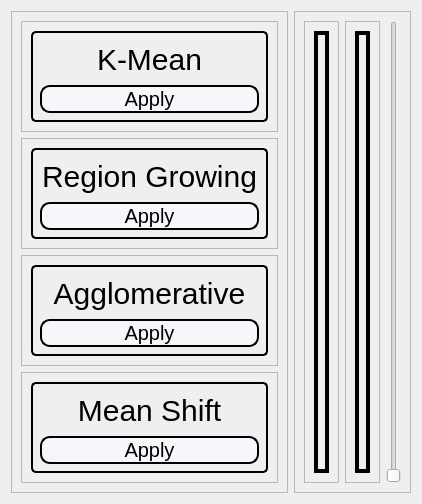
         <widget class="QWidget" name="SegmentationPage">
          <layout class="QGridLayout" name="gridLayout_133">
           <item row="0" column="0">
            <widget class="QFrame" name="frame_91">
             <property name="maximumSize">
              <size>
               <width>300</width>
               <height>16777215</height>
              </size>
             </property>
             <property name="frameShape">
              <enum>QFrame::StyledPanel</enum>
             </property>
             <property name="frameShadow">
              <enum>QFrame::Raised</enum>
             </property>
             <layout class="QGridLayout" name="gridLayout_52">
              <item row="0" column="0">
               <widget class="QFrame" name="frame_92">
                <property name="frameShape">
                 <enum>QFrame::StyledPanel</enum>
                </property>
                <property name="frameShadow">
                 <enum>QFrame::Raised</enum>
                </property>
                <layout class="QGridLayout" name="gridLayout_124">
                 <item row="0" column="0">
                  <widget class="QWidget" name="KMean" native="true">
                   <property name="styleSheet">
                    <string notr="true">border: 2px solid;
border-radius: 5px;</string>
                   </property>
                   <layout class="QGridLayout" name="gridLayout_126">
                    <item row="0" column="0">
                     <widget class="QLabel" name="KMeanLabel">
                      <property name="styleSheet">
                       <string notr="true">font-family: Impact, Haettenschweiler, 'Arial Narrow Bold', sans-serif;
font-size: 30px;
color: black;
background-color:transparent;
border-color: transparent</string>
                      </property>
                      <property name="text">
                       <string>K-Mean</string>
                      </property>
                      <property name="alignment">
                       <set>Qt::AlignCenter</set>
                      </property>
                     </widget>
                    </item>
                    <item row="1" column="0">
                     <widget class="QPushButton" name="KMeanButton">
                      <property name="maximumSize">
                       <size>
                        <width>16777215</width>
                        <height>50</height>
                       </size>
                      </property>
                      <property name="styleSheet">
                       <string notr="true">QPushButton{
border-style: solid;
border-width: 2px;
border-radius: 10px;
font-family: Impact, Haettenschweiler, 'Arial Narrow Bold', sans-serif;
font-size: 20px;
color: black;
background-color: rgb(246, 247, 250);
}

QPushButton:hover:!pressed{
	background-color: qlineargradient(x1: 0.5, y1: 1, x2: 0.5, y2: 1, stop: 0 #dadbde, stop: 1 #f6f7fa);
}</string>
                      </property>
                      <property name="text">
                       <string>Apply</string>
                      </property>
                     </widget>
                    </item>
                   </layout>
                  </widget>
                 </item>
                </layout>
               </widget>
              </item>
              <item row="1" column="0">
               <widget class="QFrame" name="frame_93">
                <property name="frameShape">
                 <enum>QFrame::StyledPanel</enum>
                </property>
                <property name="frameShadow">
                 <enum>QFrame::Raised</enum>
                </property>
                <layout class="QGridLayout" name="gridLayout_127">
                 <item row="0" column="0">
                  <widget class="QWidget" name="RegionGrowing" native="true">
                   <property name="styleSheet">
                    <string notr="true">border: 2px solid;
border-radius: 5px;</string>
                   </property>
                   <layout class="QGridLayout" name="gridLayout_128">
                    <item row="0" column="0">
                     <widget class="QLabel" name="RegionGrowingLabel">
                      <property name="styleSheet">
                       <string notr="true">font-family: Impact, Haettenschweiler, 'Arial Narrow Bold', sans-serif;
font-size: 30px;
color: black;
background-color:transparent;
border-color: transparent</string>
                      </property>
                      <property name="text">
                       <string>Region Growing</string>
                      </property>
                      <property name="alignment">
                       <set>Qt::AlignCenter</set>
                      </property>
                     </widget>
                    </item>
                    <item row="1" column="0">
                     <widget class="QPushButton" name="RegionGrowingButton">
                      <property name="maximumSize">
                       <size>
                        <width>16777215</width>
                        <height>50</height>
                       </size>
                      </property>
                      <property name="styleSheet">
                       <string notr="true">QPushButton{
border-style: solid;
border-width: 2px;
border-radius: 10px;
font-family: Impact, Haettenschweiler, 'Arial Narrow Bold', sans-serif;
font-size: 20px;
color: black;
background-color: rgb(246, 247, 250);
}

QPushButton:hover:!pressed{
	background-color: qlineargradient(x1: 0.5, y1: 1, x2: 0.5, y2: 1, stop: 0 #dadbde, stop: 1 #f6f7fa);
}</string>
                      </property>
                      <property name="text">
                       <string>Apply</string>
                      </property>
                     </widget>
                    </item>
                   </layout>
                  </widget>
                 </item>
                </layout>
               </widget>
              </item>
              <item row="2" column="0">
               <widget class="QFrame" name="frame_94">
                <property name="frameShape">
                 <enum>QFrame::StyledPanel</enum>
                </property>
                <property name="frameShadow">
                 <enum>QFrame::Raised</enum>
                </property>
                <layout class="QGridLayout" name="gridLayout_129">
                 <item row="0" column="0">
                  <widget class="QWidget" name="Agglomerative" native="true">
                   <property name="styleSheet">
                    <string notr="true">border: 2px solid;
border-radius: 5px;</string>
                   </property>
                   <layout class="QGridLayout" name="gridLayout_130">
                    <item row="0" column="0">
                     <widget class="QLabel" name="AgglomerativeLabel">
                      <property name="styleSheet">
                       <string notr="true">font-family: Impact, Haettenschweiler, 'Arial Narrow Bold', sans-serif;
font-size: 30px;
color: black;
background-color:transparent;
border-color: transparent</string>
                      </property>
                      <property name="text">
                       <string>Agglomerative</string>
                      </property>
                      <property name="alignment">
                       <set>Qt::AlignCenter</set>
                      </property>
                     </widget>
                    </item>
                    <item row="1" column="0">
                     <widget class="QPushButton" name="AgglomerativeButton">
                      <property name="maximumSize">
                       <size>
                        <width>16777215</width>
                        <height>50</height>
                       </size>
                      </property>
                      <property name="styleSheet">
                       <string notr="true">QPushButton{
border-style: solid;
border-width: 2px;
border-radius: 10px;
font-family: Impact, Haettenschweiler, 'Arial Narrow Bold', sans-serif;
font-size: 20px;
color: black;
background-color: rgb(246, 247, 250);
}

QPushButton:hover:!pressed{
	background-color: qlineargradient(x1: 0.5, y1: 1, x2: 0.5, y2: 1, stop: 0 #dadbde, stop: 1 #f6f7fa);
}</string>
                      </property>
                      <property name="text">
                       <string>Apply</string>
                      </property>
                     </widget>
                    </item>
                   </layout>
                  </widget>
                 </item>
                </layout>
               </widget>
              </item>
              <item row="3" column="0">
               <widget class="QFrame" name="frame_95">
                <property name="frameShape">
                 <enum>QFrame::StyledPanel</enum>
                </property>
                <property name="frameShadow">
                 <enum>QFrame::Raised</enum>
                </property>
                <layout class="QGridLayout" name="gridLayout_131">
                 <item row="0" column="0">
                  <widget class="QWidget" name="MeanShift" native="true">
                   <property name="styleSheet">
                    <string notr="true">border: 2px solid;
border-radius: 5px;</string>
                   </property>
                   <layout class="QGridLayout" name="gridLayout_132">
                    <item row="0" column="0">
                     <widget class="QLabel" name="MeanShiftLabel">
                      <property name="styleSheet">
                       <string notr="true">font-family: Impact, Haettenschweiler, 'Arial Narrow Bold', sans-serif;
font-size: 30px;
color: black;
background-color:transparent;
border-color: transparent</string>
                      </property>
                      <property name="text">
                       <string>Mean Shift</string>
                      </property>
                      <property name="alignment">
                       <set>Qt::AlignCenter</set>
                      </property>
                     </widget>
                    </item>
                    <item row="1" column="0">
                     <widget class="QPushButton" name="MeanShiftButton">
                      <property name="maximumSize">
                       <size>
                        <width>16777215</width>
                        <height>50</height>
                       </size>
                      </property>
                      <property name="styleSheet">
                       <string notr="true">QPushButton{
border-style: solid;
border-width: 2px;
border-radius: 10px;
font-family: Impact, Haettenschweiler, 'Arial Narrow Bold', sans-serif;
font-size: 20px;
color: black;
background-color: rgb(246, 247, 250);
}

QPushButton:hover:!pressed{
	background-color: qlineargradient(x1: 0.5, y1: 1, x2: 0.5, y2: 1, stop: 0 #dadbde, stop: 1 #f6f7fa);
}</string>
                      </property>
                      <property name="text">
                       <string>Apply</string>
                      </property>
                     </widget>
                    </item>
                   </layout>
                  </widget>
                 </item>
                </layout>
               </widget>
              </item>
             </layout>
            </widget>
           </item>
           <item row="0" column="1">
            <widget class="QFrame" name="ImagesFrame_7">
             <property name="styleSheet">
              <string notr="true"/>
             </property>
             <property name="frameShape">
              <enum>QFrame::StyledPanel</enum>
             </property>
             <property name="frameShadow">
              <enum>QFrame::Raised</enum>
             </property>
             <layout class="QGridLayout" name="gridLayout_119">
              <item row="0" column="1">
               <widget class="QFrame" name="frame_89">
                <property name="frameShape">
                 <enum>QFrame::StyledPanel</enum>
                </property>
                <property name="frameShadow">
                 <enum>QFrame::Raised</enum>
                </property>
                <layout class="QGridLayout" name="gridLayout_120">
                 <item row="0" column="0">
                  <widget class="ClickableLabel" name="Segmentation_OutputImage">
                   <property name="styleSheet">
                    <string notr="true">border: 4px solid black;
</string>
                   </property>
                   <property name="text">
                    <string/>
                   </property>
                   <property name="scaledContents">
                    <bool>true</bool>
                   </property>
                   <property name="alignment">
                    <set>Qt::AlignCenter</set>
                   </property>
                  </widget>
                 </item>
                </layout>
               </widget>
              </item>
              <item row="0" column="0">
               <widget class="QFrame" name="frame_90">
                <property name="frameShape">
                 <enum>QFrame::StyledPanel</enum>
                </property>
                <property name="frameShadow">
                 <enum>QFrame::Raised</enum>
                </property>
                <layout class="QGridLayout" name="gridLayout_123">
                 <item row="0" column="0">
                  <widget class="QLabel" name="Segmentation_InputImage">
                   <property name="styleSheet">
                    <string notr="true">border: 4px solid black;
</string>
                   </property>
                   <property name="text">
                    <string/>
                   </property>
                   <property name="scaledContents">
                    <bool>true</bool>
                   </property>
                   <property name="alignment">
                    <set>Qt::AlignCenter</set>
                   </property>
                  </widget>
                 </item>
                </layout>
               </widget>
              </item>
              <item row="0" column="2">
               <widget class="QSlider" name="agglomerativeSliderValue">
                <property name="minimum">
                 <number>18</number>
                </property>
                <property name="maximum">
                 <number>24</number>
                </property>
                <property name="orientation">
                 <enum>Qt::Vertical</enum>
                </property>
               </widget>
              </item>
             </layout>
            </widget>
           </item>
          </layout>
         </widget>
